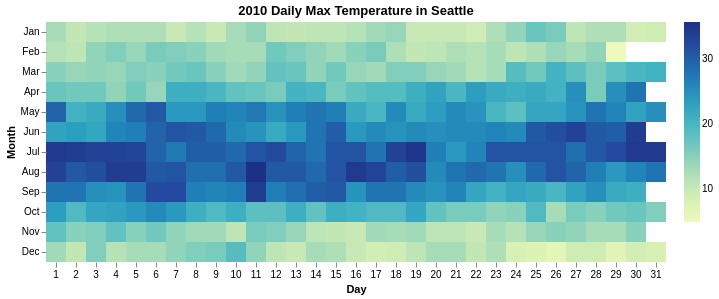

Here is the Vega-Lite specification saved for this chart:
### Vega-Lite specification from a JSON file in a GitHub repository (floating-point values rounded to 4 significant figures; data arrays with more than 128 entries replaced by an {"elided": "..."} marker saying what was removed)
{"$schema": "https://vega.github.io/schema/vega-lite/v5.json", "data": {"values": {"elided": "1461 records"}, "format": {"parse": {"date": "date", "temp_max": "number"}}}, "title": "2010 Daily Max Temperature in Seattle", "config": {"view": {"strokeWidth": 0}, "axis": {"domain": false}}, "mark": {"type": "rect", "tooltip": true}, "encoding": {"x": {"field": "date", "timeUnit": "date", "type": "ordinal", "title": "Day", "axis": {"labelAngle": 0, "format": "%e"}}, "y": {"field": "date", "timeUnit": "month", "type": "ordinal", "title": "Month"}, "color": {"field": "temp_max", "aggregate": "max", "type": "quantitative", "legend": {"title": null}}}}
